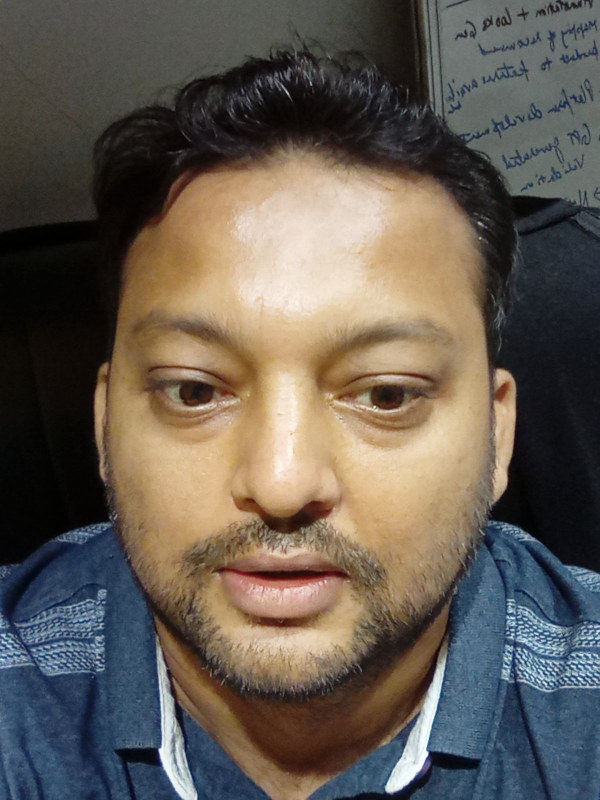
#> input picture test_images/1.jpg, 1200 x 1600 px (shown at 1/2 size); its folder holds only this picture in this run
$ python -i pre_process_abhitsir.py   (imports and definitions only)
#> lines starting #> are read from the running program, lines starting #| are printed output that depends on the picture
import os
import cv2
import numpy as np
import matplotlib.pyplot as plt

# Function to transform the image
def transform_image(image_path):
    img = cv2.imread(image_path, 0)
    img1 = img / 255.0
    transformed_img = img * img1 + (1 - img1) * 1.5 * img
    return transformed_img

# Function to brighten the image
def brighten(image_path):
#> called with image_path = 'test_images/1.jpg'
    gray = cv2.imread(image_path, 0)
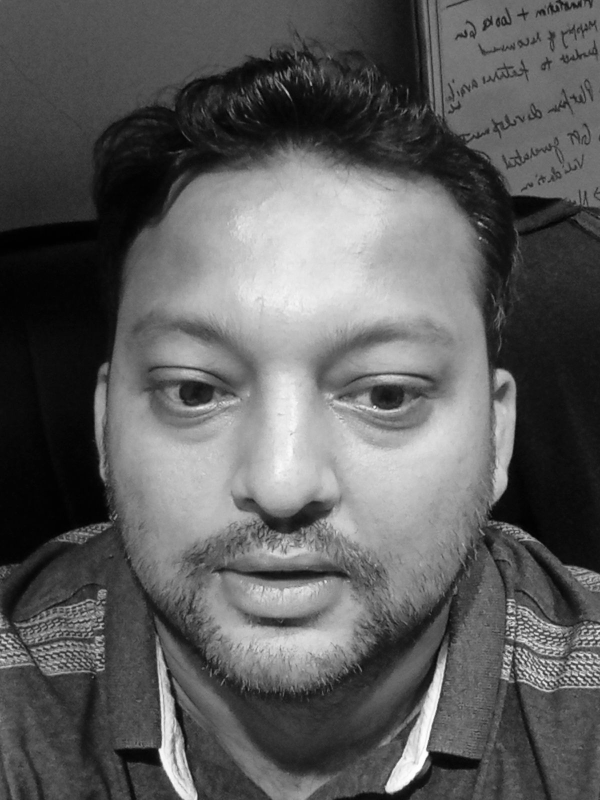
#> gray: shape (1600, 1200) (shown at 1/2 size); min 0, max 255, mean 92.8
    ims = cv2.resize(gray, None, fx=0.15, fy=0.15)
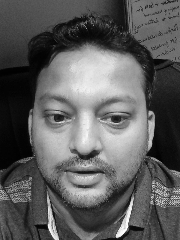
#> ims: shape (240, 180); min 0, max 254, mean 92.7
    gg = cv2.blur(ims, (7, 7))
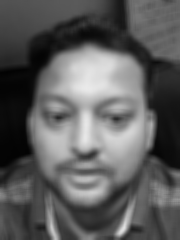
#> gg: shape (240, 180); min 2, max 234, mean 92.7
    imb = cv2.resize(gg, (gray.shape[1], gray.shape[0]))
    new = gray * (170 / imb)
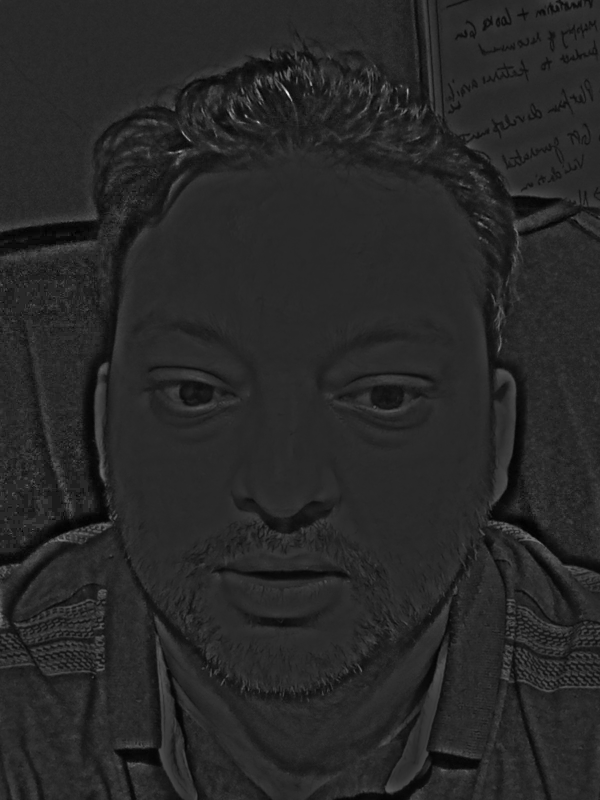
#> new: shape (1600, 1200) float64 (shown at 1/2 size); min 0, max 1061, mean 166.9; drawn with min black and max white
    return new
def resize(image):
    resized_image=cv2.resize(image,(224,224))

    return resized_image

# Create output directories
output_dir_t1 = "test_images_gray_cropped_t1"
output_dir_t2 = "test_images_gray_cropped_t2"
# [2 lines not run here, left out]

# Input directory
input_dir = "test_images_gray_cropped\images"

# Process each image
# [1 line that did not run here, left out]
# [34 lines not run here, left out]

>>> result = brighten('test_images/1.jpg')

$ run again, on test_images/110.jpg
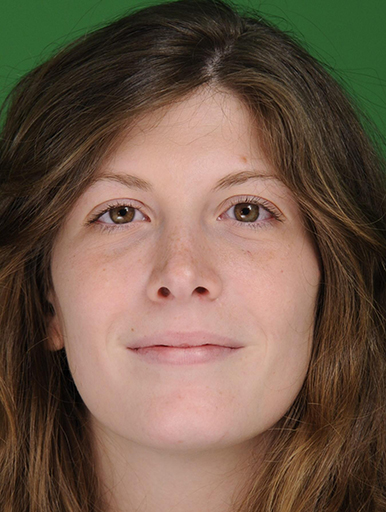
#> input picture test_images/110.jpg, 386 x 512 px
#> in brighten, `gray = cv2.imread(image_path, 0)`:
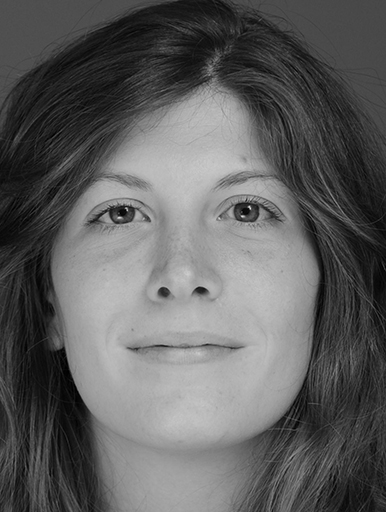
#> gray: shape (512, 386); min 0, max 229, mean 95.1
#> in brighten, `new = gray * (170 / imb)`:
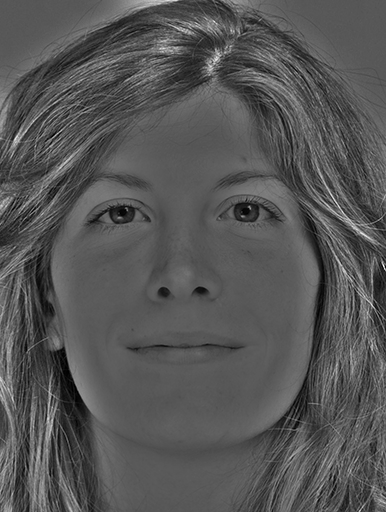
#> new: shape (512, 386) float64; min 0, max 495.8, mean 167.5; drawn with min black and max white

$ run again, on test_images/35.jpg
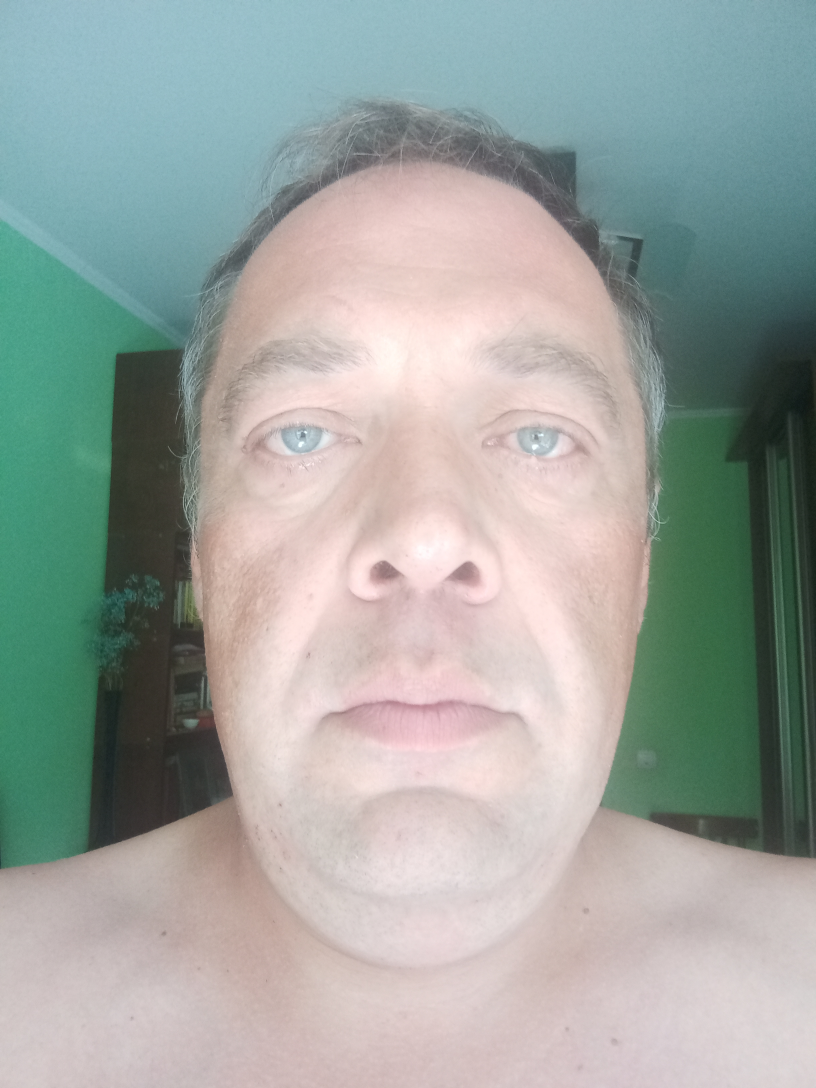
#> input picture test_images/35.jpg, 2448 x 3264 px (shown at 1/3 size)
#> in brighten, `ims = cv2.resize(gray, None, fx=0.15, fy=0.15)`:
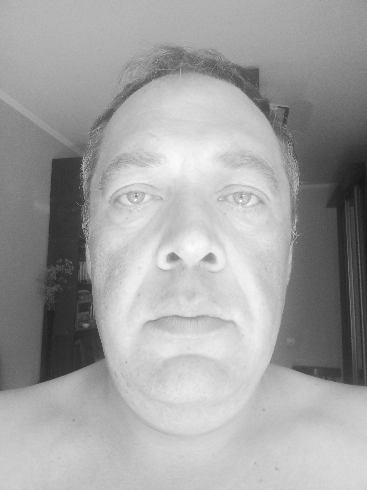
#> ims: shape (490, 367); min 20, max 253, mean 162.6
#> in brighten, `new = gray * (170 / imb)`:
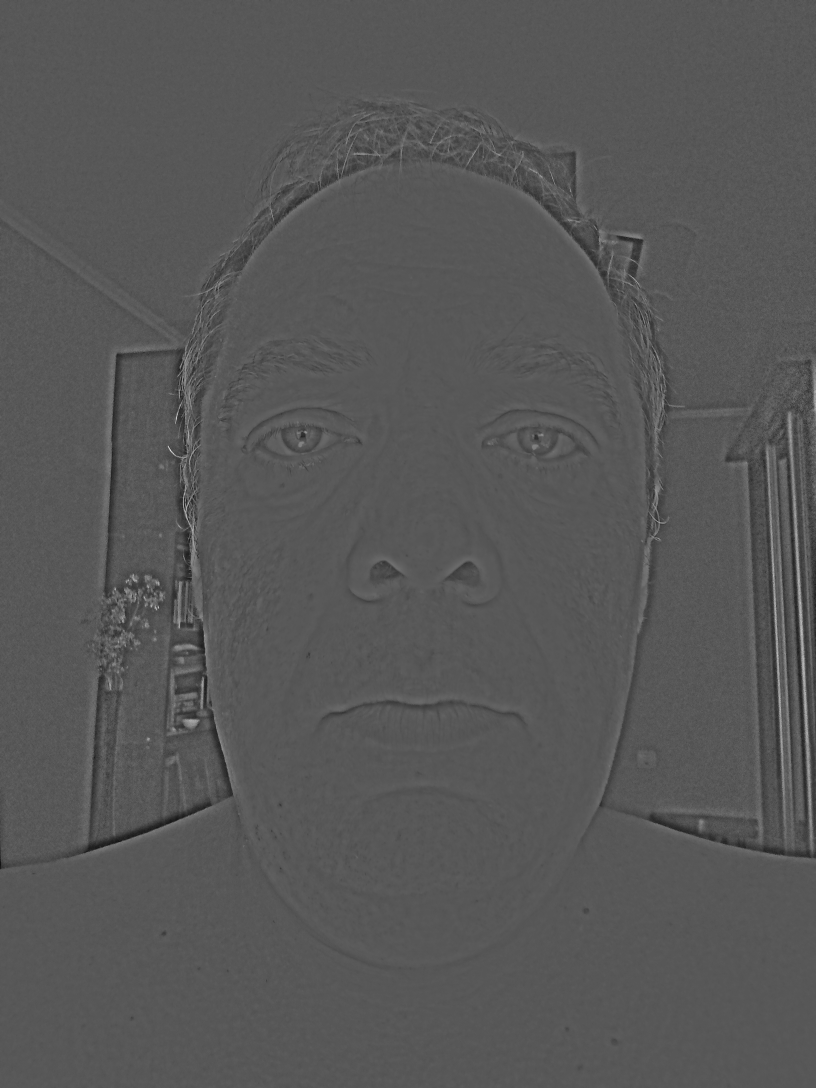
#> new: shape (3264, 2448) float64 (shown at 1/3 size); min 69.26, max 361.5, mean 169.9; drawn with min black and max white

$ run again, on test_images/4.jpg
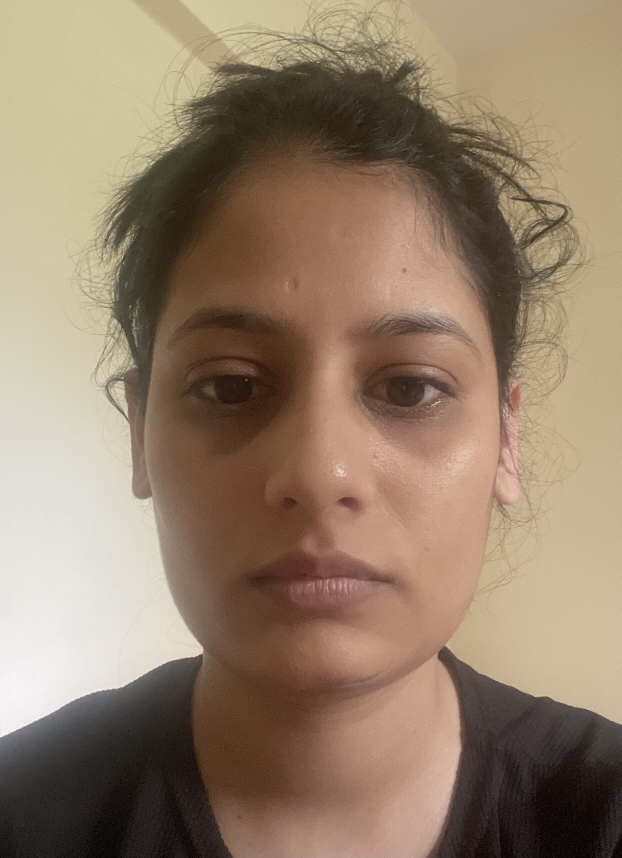
#> input picture test_images/4.jpg, 1864 x 2573 px (shown at 1/3 size)
#> in brighten, `gg = cv2.blur(ims, (7, 7))`:
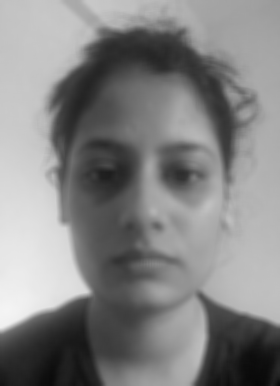
#> gg: shape (386, 280); min 7, max 244, mean 131.7
#> in brighten, `new = gray * (170 / imb)`:
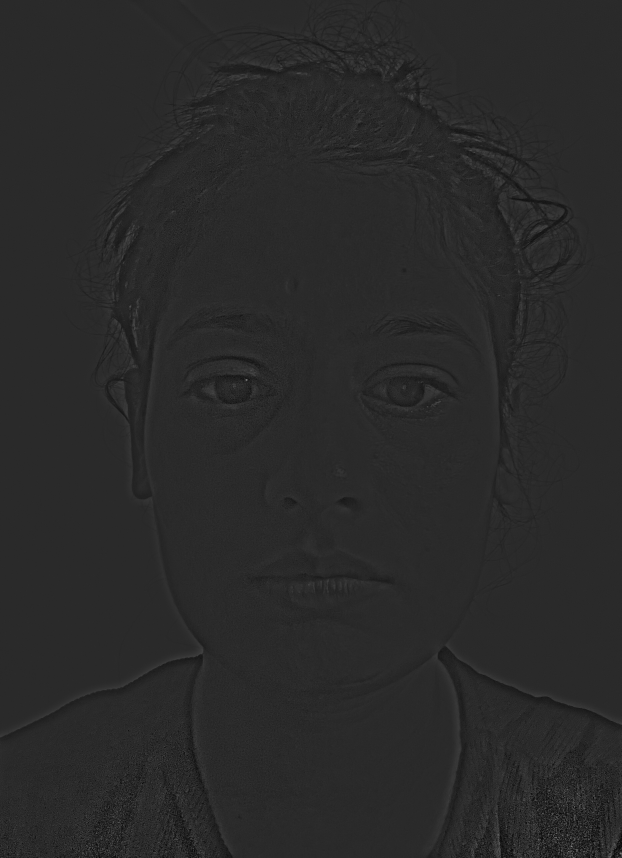
#> new: shape (2573, 1864) float64 (shown at 1/3 size); min 0, max 1020, mean 169.8; drawn with min black and max white
